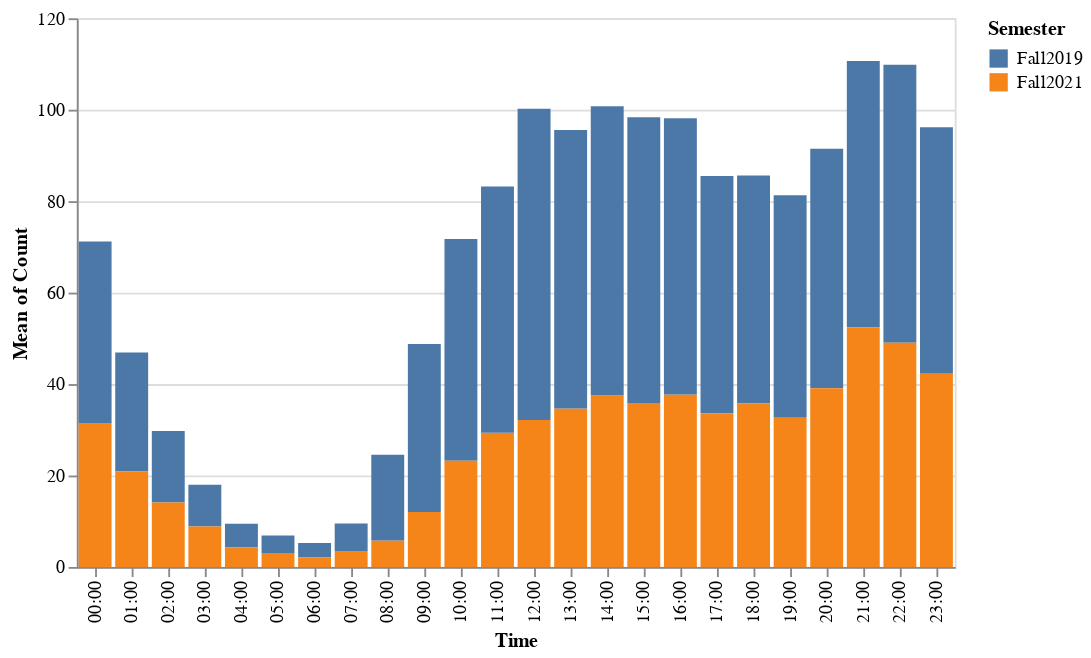

The cell this chart's notebook holds for it:
### Code cell
hist02 = alt.Chart(df.sample(5000)).mark_bar().encode(
    alt.X("Time:O"),
    alt.Y("mean(Count):Q"),
    color='Semester:N',
    tooltip=['mean(Count)', 'Semester']
)
hist02

### Figure 1 — Vega-Lite specification as saved in the notebook (floating-point values rounded to 4 significant figures; data arrays with more than 128 entries replaced by an {"elided": "..."} marker saying what was removed)
{"config": {"view": {"continuousWidth": 400, "continuousHeight": 300}}, "data": {"name": "data-73f5c5d27b3d9527ef0e136c7d605996"}, "mark": "bar", "encoding": {"color": {"type": "nominal", "field": "Semester"}, "tooltip": [{"type": "nominal", "aggregate": "mean", "field": "Count"}, {"type": "nominal", "field": "Semester"}], "x": {"type": "ordinal", "field": "Time"}, "y": {"type": "quantitative", "aggregate": "mean", "field": "Count"}}, "$schema": "https://vega.github.io/schema/vega-lite/v4.8.1.json", "datasets": {"data-73f5c5d27b3d9527ef0e136c7d605996": {"elided": "5000 records"}}}
